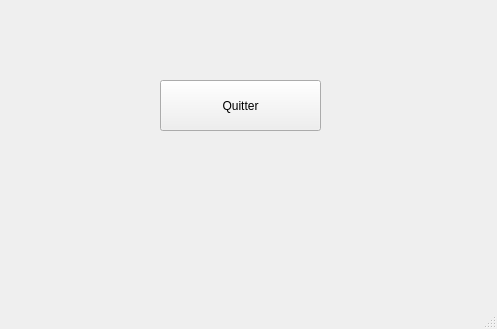
<?xml version="1.0" encoding="UTF-8"?>
<ui version="4.0">
 <class>BanqueMainWindow</class>
 <widget class="QMainWindow" name="BanqueMainWindow">
  <property name="geometry">
   <rect>
    <x>0</x>
    <y>0</y>
    <width>497</width>
    <height>329</height>
   </rect>
  </property>
  <property name="windowTitle">
   <string>BanqueMainWindow</string>
  </property>
  <widget class="QWidget" name="centralwidget">
   <widget class="QPushButton" name="pushButton">
    <property name="geometry">
     <rect>
      <x>160</x>
      <y>80</y>
      <width>161</width>
      <height>51</height>
     </rect>
    </property>
    <property name="text">
     <string>Quitter</string>
    </property>
   </widget>
  </widget>
  <widget class="QMenuBar" name="menubar">
   <property name="geometry">
    <rect>
     <x>0</x>
     <y>0</y>
     <width>497</width>
     <height>21</height>
    </rect>
   </property>
  </widget>
  <widget class="QStatusBar" name="statusbar"/>
 </widget>
 <resources/>
 <connections>
  <connection>
   <sender>pushButton</sender>
   <signal>clicked()</signal>
   <receiver>BanqueMainWindow</receiver>
   <slot>close()</slot>
   <hints>
    <hint type="sourcelabel">
     <x>196</x>
     <y>121</y>
    </hint>
    <hint type="destinationlabel">
     <x>124</x>
     <y>82</y>
    </hint>
   </hints>
  </connection>
 </connections>
</ui>
